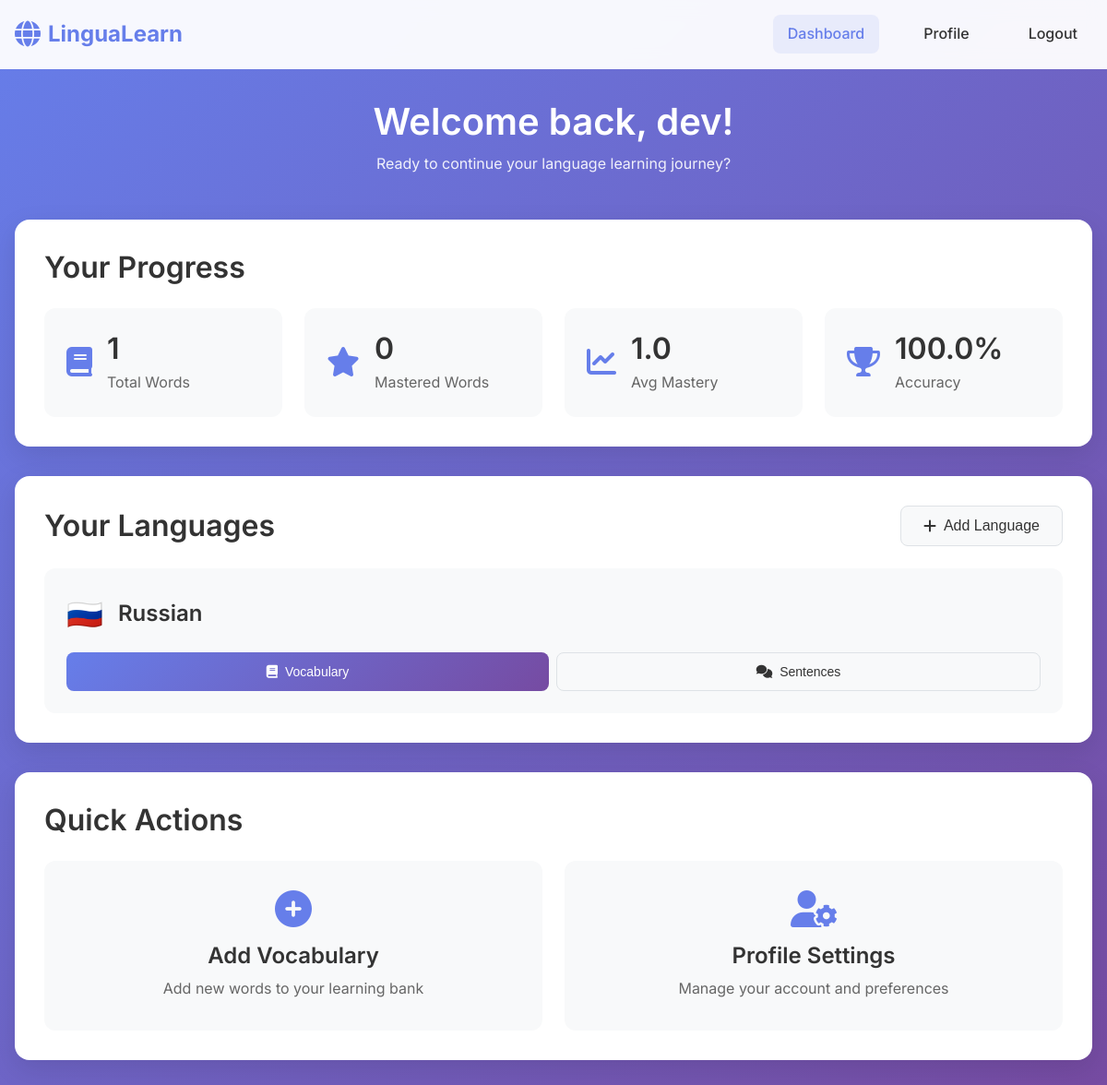
The app's page /dashboard (signed in) with its own data.
### tables this page shows
CREATE TABLE users (
            id INTEGER PRIMARY KEY AUTOINCREMENT,
            username TEXT UNIQUE NOT NULL,
            email TEXT UNIQUE NOT NULL,
            password_hash TEXT NOT NULL,
            created_at TIMESTAMP DEFAULT CURRENT_TIMESTAMP,
            last_login TIMESTAMP,
            is_active BOOLEAN DEFAULT 1
        );

CREATE TABLE user_languages (
            id INTEGER PRIMARY KEY AUTOINCREMENT,
            user_id INTEGER NOT NULL,
            language_id INTEGER NOT NULL,
            is_learning BOOLEAN DEFAULT 1,
            created_at TIMESTAMP DEFAULT CURRENT_TIMESTAMP,
            FOREIGN KEY (user_id) REFERENCES users (id),
            FOREIGN KEY (language_id) REFERENCES languages (id),
            UNIQUE(user_id, language_id)
        );

CREATE TABLE languages (
            id INTEGER PRIMARY KEY AUTOINCREMENT,
            name TEXT UNIQUE NOT NULL,
            code TEXT UNIQUE NOT NULL,
            flag_emoji TEXT
        );

### app.py (the view)
@app.route('/dashboard')
@login_required
def dashboard():
    user_languages = db.get_user_languages(current_user.id)
    stats = db.get_user_stats(current_user.id)
    return render_template('dashboard.html',
                         user=current_user,
                         languages=user_languages,
                         stats=stats)

### app.py (called while the page is built)
@login_manager.user_loader
def load_user(user_id):
    user_data = db.get_user_by_id(int(user_id))
    if user_data:
        return User(user_data)
    return None

### database.py (called while the page is built)
    def get_connection(self):
        return sqlite3.connect(self.db_path)

    def get_user_by_id(self, user_id):
        conn = self.get_connection()
        cursor = conn.cursor()
        cursor.execute('''SELECT id, username, email, created_at, last_login
                         FROM users WHERE id = ? AND is_active = 1''', (user_id,))
        user = cursor.fetchone()
        conn.close()
        if user:
            return {
                'id': user[0],
                'username': user[1],
                'email': user[2],
                'created_at': user[3],
                'last_login': user[4]
            }
        return None

    def get_user_languages(self, user_id):
        conn = self.get_connection()
        cursor = conn.cursor()
        cursor.execute('''SELECT ul.language_id, l.name, l.code, l.flag_emoji
                         FROM user_languages ul
                         JOIN languages l ON ul.language_id = l.id
                         WHERE ul.user_id = ? AND ul.is_learning = 1''', (user_id,))
        languages = []
        for row in cursor.fetchall():
            languages.append({
                'language_id': row[0],
                'name': row[1],
                'code': row[2],
                'flag_emoji': row[3]
            })
        conn.close()
        return languages

### templates/dashboard.html (shortened to what this page needs)
<!DOCTYPE html>
<html lang="en">
<head>
    <link rel="stylesheet" href="{{ url_for('static', filename='css/style.css') }}">
    <link rel="stylesheet" href="https://cdnjs.cloudflare.com/ajax/libs/font-awesome/6.0.0/css/all.min.css">
</head>
<body>
    <nav class="navbar">
        <div class="nav-container">
            <div class="nav-logo">
                <i class="fas fa-globe"></i>
                <span>LinguaLearn</span>
            </div>
            <div class="nav-links">
                <a href="{{ url_for('dashboard') }}" class="active">Dashboard</a>
                <a href="{{ url_for('profile') }}">Profile</a>
                <a href="{{ url_for('logout') }}">Logout</a>
            </div>
        </div>
    </nav>
    <main class="dashboard">
        <div class="container">
            <div class="dashboard-header">
                <h1>Welcome back, {{ current_user.username }}!</h1>
                <p>Ready to continue your language learning journey?</p>
            </div>
            <section class="stats-section">
                <h2>Your Progress</h2>
                <div class="stats-grid">
                    <div class="stat-card">
                        <div class="stat-icon">
                            <i class="fas fa-book"></i>
                        </div>
                        <div class="stat-content">
                            <h3>{{ stats.vocabulary.total }}</h3>
                            <p>Total Words</p>
                        </div>
                    </div>
                    <div class="stat-card">
                        <div class="stat-icon">
                            <i class="fas fa-star"></i>
                        </div>
                        <div class="stat-content">
                            <h3>{{ stats.vocabulary.mastered }}</h3>
                            <p>Mastered Words</p>
                        </div>
                    </div>
                    <div class="stat-card">
                        <div class="stat-icon">
                            <i class="fas fa-chart-line"></i>
                        </div>
                        <div class="stat-content">
                            <h3>{{ "%.1f"|format(stats.vocabulary.avg_mastery) }}</h3>
                            <p>Avg Mastery</p>
                        </div>
                    </div>
                    <div class="stat-card">
                        <div class="stat-icon">
                            <i class="fas fa-trophy"></i>
                        </div>
                        <div class="stat-content">
                            <h3>{{ "%.1f"|format(stats.sessions.avg_accuracy) }}%</h3>
                            <p>Accuracy</p>
                        </div>
                    </div>
                </div>
            </section>
            <section class="languages-section">
                <div class="section-header">
                    <h2>Your Languages</h2>
                    <button class="btn-secondary" onclick="showAddLanguageModal()">
                        <i class="fas fa-plus"></i>
                        Add Language
                    </button>
                </div>
                {% if languages %}
                <div class="languages-grid">
                    {% for language in languages %}
                    <div class="language-card">
                        <div class="language-header">
                            <span class="language-flag">{{ language.flag_emoji }}</span>
                            <h3>{{ language.name }}</h3>
                        </div>
                        <div class="language-actions">
                            <button class="btn-primary" onclick="startPractice({{ language.language_id }}, 'vocabulary')">
                                <i class="fas fa-book"></i>
                                Vocabulary
                            </button>
                            <button class="btn-secondary" onclick="startPractice({{ language.language_id }}, 'sentences')">
                                <i class="fas fa-comments"></i>
                                Sentences
                            </button>
                        </div>
                    </div>
                    {% endfor %}
                </div>
                {% endif %}
            </section>
            <section class="quick-actions">
                <h2>Quick Actions</h2>
                <div class="actions-grid">
                    <div class="action-card" onclick="showAddVocabularyModal()">
                        <i class="fas fa-plus-circle"></i>
                        <h3>Add Vocabulary</h3>
                        <p>Add new words to your learning bank</p>
                    </div>
                    <div class="action-card" onclick="window.location.href='{{ url_for('profile') }}'">
                        <i class="fas fa-user-cog"></i>
                        <h3>Profile Settings</h3>
                        <p>Manage your account and preferences</p>
                    </div>
                </div>
            </section>
        </div>
    </main>
</body>
</html>

### static/css/style.css (style rules this page uses)
*, *::before, *::after { margin: 0; padding: 0; box-sizing: border-box; }
html { font-size: 16px; line-height: 1.5; scroll-behavior: smooth; }
body { font-family: 'Inter', -apple-system, BlinkMacSystemFont, 'Segoe UI', Roboto, sans-serif; background: linear-gradient(135deg, #667eea 0%, #764ba2 100%); color: #333; min-height: 100vh; line-height: 1.6; }
h1, h2, h3, h4, h5, h6 { font-weight: 600; line-height: 1.25; margin-bottom: 1rem; }
h1 { font-size: 2.5rem; }
h2 { font-size: 2rem; }
h3 { font-size: 1.5rem; }
p { margin-bottom: 1rem; color: #666; }
.container { max-width: 1200px; margin: 0 auto; padding: 0 1rem; }
.navbar { background: rgba(255, 255, 255, 0.95); -webkit-backdrop-filter: blur(10px); backdrop-filter: blur(10px); border-bottom: 1px solid rgba(255, 255, 255, 0.2); position: sticky; top: 0; z-index: 1000; padding: 1rem 0; }
.nav-container { max-width: 1200px; margin: 0 auto; padding: 0 1rem; display: flex; justify-content: space-between; align-items: center; }
.nav-logo { display: flex; align-items: center; gap: 0.5rem; font-size: 1.5rem; font-weight: 700; color: #667eea; text-decoration: none; }
.nav-logo i { font-size: 1.75rem; }
.nav-links { display: flex; gap: 2rem; align-items: center; }
.nav-links a { text-decoration: none; color: #333; font-weight: 500; transition: color 0.3s ease; padding: 0.5rem 1rem; border-radius: 8px; }
.nav-links a:hover, .nav-links a.active { color: #667eea; background: rgba(102, 126, 234, 0.1); }
.btn-primary, .btn-secondary, .btn-outline { display: inline-flex; align-items: center; gap: 0.5rem; padding: 0.75rem 1.5rem; border: none; border-radius: 8px; font-size: 1rem; font-weight: 500; text-decoration: none; cursor: pointer; transition: all 0.3s ease; text-align: center; justify-content: center; }
.btn-primary { background: linear-gradient(135deg, #667eea 0%, #764ba2 100%); color: white; }
.btn-secondary { background: #f8f9fa; color: #333; border: 1px solid #dee2e6; }
.dashboard { padding: 2rem 0; min-height: calc(100vh - 80px); }
.dashboard-header { text-align: center; margin-bottom: 3rem; color: white; }
.dashboard-header h1 { margin-bottom: 0.5rem; }
.dashboard-header p { color: rgba(255, 255, 255, 0.9); }
.stats-section { background: white; border-radius: 16px; padding: 2rem; margin-bottom: 2rem; box-shadow: 0 10px 30px rgba(0, 0, 0, 0.1); }
.stats-section h2 { margin-bottom: 1.5rem; color: #333; }
.stats-grid { display: grid; grid-template-columns: repeat(auto-fit, minmax(200px, 1fr)); gap: 1.5rem; }
.stat-card { display: flex; align-items: center; gap: 1rem; padding: 1.5rem; background: #f8f9fa; border-radius: 12px; transition: transform 0.3s ease; }
.stat-icon { font-size: 2rem; color: #667eea; }
.stat-content h3 { font-size: 2rem; margin-bottom: 0.25rem; color: #333; }
.stat-content p { color: #666; margin: 0; }
.languages-section { background: white; border-radius: 16px; padding: 2rem; margin-bottom: 2rem; box-shadow: 0 10px 30px rgba(0, 0, 0, 0.1); }
.section-header { display: flex; justify-content: space-between; align-items: center; margin-bottom: 1.5rem; }
.section-header h2 { margin: 0; color: #333; }
.languages-grid { display: grid; grid-template-columns: repeat(auto-fit, minmax(300px, 1fr)); gap: 1.5rem; }
.language-card { background: #f8f9fa; border-radius: 12px; padding: 1.5rem; transition: transform 0.3s ease, box-shadow 0.3s ease; }
.language-header { display: flex; align-items: center; gap: 1rem; margin-bottom: 1rem; }
.language-flag { font-size: 2rem; }
.language-header h3 { flex: 1; margin: 0; color: #333; }
.language-actions { display: flex; gap: 0.75rem; }
.language-actions button { flex: 1; padding: 0.75rem; font-size: 0.875rem; }
.quick-actions { background: white; border-radius: 16px; padding: 2rem; box-shadow: 0 10px 30px rgba(0, 0, 0, 0.1); }
.quick-actions h2 { margin-bottom: 1.5rem; color: #333; }
.actions-grid { display: grid; grid-template-columns: repeat(auto-fit, minmax(250px, 1fr)); gap: 1.5rem; }
.action-card { background: #f8f9fa; border-radius: 12px; padding: 2rem; text-align: center; cursor: pointer; transition: transform 0.3s ease, box-shadow 0.3s ease; }
.action-card i { font-size: 2.5rem; color: #667eea; margin-bottom: 1rem; }
.action-card h3 { margin-bottom: 0.5rem; color: #333; }
.action-card p { color: #666; margin: 0; }
.language-actions { display: flex; gap: 0.5rem; }

### records on screen
users: username "dev"
user_languages: flag_emoji "🇷🇺", name "Russian"

### other values on screen
{{ stats.vocabulary.total }} "1"
{{ stats.vocabulary.mastered }} "0"
{{ "%.1f"|format(stats.vocabulary.avg_mastery) }} "1.0"
{{ "%.1f"|format(stats.sessions.avg_accuracy) }} "100.0"
